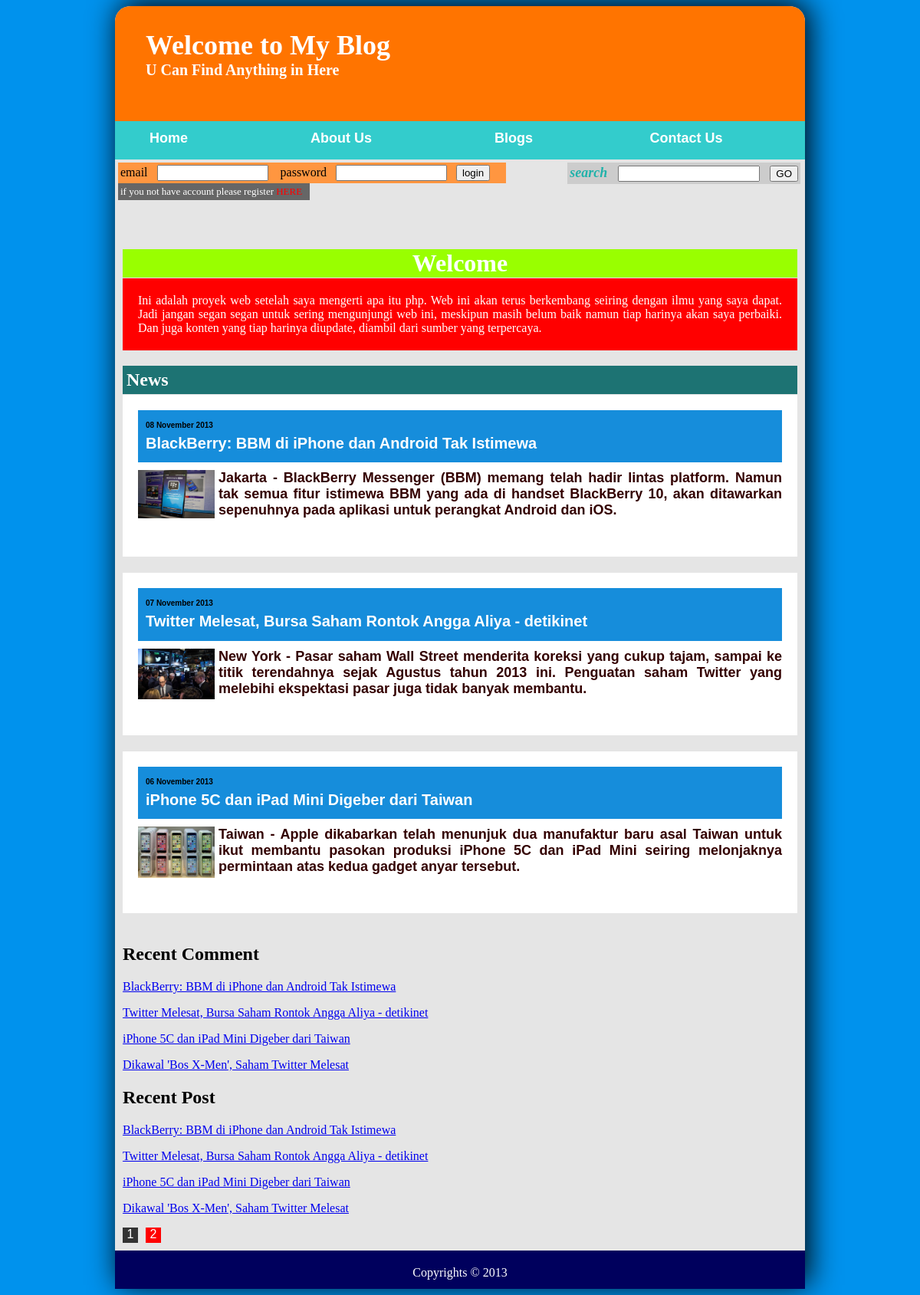
The page / on the database its author committed.
### tables this page shows
CREATE TABLE IF NOT EXISTS `news_tbl` (
  `id` int(11) NOT NULL AUTO_INCREMENT,
  `title` varchar(256) NOT NULL,
  `image` varchar(256) NOT NULL,
  `synopsis` text NOT NULL,
  `detail` text NOT NULL,
  `createdate` datetime NOT NULL,
  PRIMARY KEY (`id`)
);

### function/utility.php (called while the page is built, shortened)
<?php
	function indonesiandate($thedate){
		$hari=substr($thedate,8,2);
		$bulan=bulan(substr($thedate,5,2));
		$tahun=substr($thedate,0,4);
		$tanggal="$hari $bulan $tahun";
		return $tanggal;
		}
	function bulan($bulan){
		switch($bulan) {
			case 11 :
			$namabulan="November";
			break;
		}
		return $namabulan;
	}
?>

### function/home.php (the view)
<div class="clearfloat">
<div id="welcome">
    <h1> Welcome</h1>
    <p id="welcomeparagraf">
    Ini adalah proyek web setelah saya mengerti apa itu php. Web ini akan terus berkembang seiring dengan ilmu yang saya dapat. Jadi jangan segan segan untuk sering mengunjungi web ini, meskipun masih belum baik namun tiap harinya akan saya perbaiki. Dan juga konten yang tiap harinya diupdate, diambil dari sumber yang terpercaya. </p>
</div>
<h2 class="judulhalaman">News</h2>
<?php
$jumlah_data=3;
if (isset($_GET["page"])){
	$page_aktif=$_GET["page"]-1;
}
else{
	$page_aktif=0;
}
$awal_data=$page_aktif*$jumlah_data;
$sql="select * from news_tbl LIMIT $awal_data,$jumlah_data";
$qnews=mysql_query($sql,$GLOBALS["koneksi"]);
$rownews=mysql_fetch_array($qnews);
?>
<div id="contentleft">
<?php do {?>
<div class="newsitem">
	<div class="jadiinsatutanggaltitle">
        <h2 class="newsdate">
            <?php echo indonesiandate($rownews["createdate"]); ?>
        </h2>
        <h3 class="newstitle">
           <a href="index.php?newsdetail&id=<?php echo $rownews["id"]; ?>"><?php echo $rownews["title"]; ?></a>
        </h3>
    </div>
    <p class="newsparagraph">
    <img src="images/news/<?php echo $rownews["image"]; ?>">
    <a href="index.php?newsdetail&id=<?php echo $rownews["id"]; ?>"><?php echo $rownews["synopsis"]; ?></a>
</div>
<?php } while ($rownews=mysql_fetch_array($qnews)); ?>
</div>
<div id="contentright">
	<?php echo get_sidebar(); ?>
</div>
<?php
$sqltotal="select * from news_tbl";
$qtotal=mysql_query($sqltotal, $GLOBALS["koneksi"]);
$total_data=mysql_num_rows($qtotal);
$total_page=ceil($total_data/$jumlah_data);
?>
<?php for ($i=1;$i<=$total_page;$i++) { ?>
	<?php
	if(!isset($_GET["page"])&& $i==1){
		?>
	<span class="pagelinkactive">
		<?php echo $i; ?>
	</span>
    <?php
	}
	else{
	?>
    <?php if ($i==$_GET["page"]){ ?>
	<span class="pagelinkactive">
		<?php echo $i; ?>
	</span>
	<?php }else { ?>
	<a class="pagelink" href="index.php?page=<?php echo $i; ?>">
		<?php echo $i; ?>
	</a>
	<?php } ?>
    <?php } ?>
<?php } ?>
<br>
</div>

### index.php (shortened to what this page needs)
<?php
include("function/function.php");
include("function/utility.php");
?>
<!doctype html>
<html>
<head>
	<?php head(); ?>
</head>
<body background="black">
	<div id="wrapper">
    	<div id="header">
            <?php get_header();?>
        </div>
        <div id="nav">
        <?php get_menu(); ?>
        </div>
        <div id="content">
        <div id="membersearch" class="clearfloat">
        	<div id="member">
            	<?php if(isset($_SESSION["membername"])) { ?>
                	<strong><?php echo $_SESSION["membername"]?></strong>
                    &nbsp;
                    <a href="memberlogout.php">LOGOUT</a>
				<?php } else {?>
                <form id="loginmember" name="loginmember" method="post" action="loginmembersubmit.php">
                	email&nbsp;&nbsp;
                    <input type="email" id="membername" name="membername" size="15" required>
                    &nbsp;&nbsp;
                    password&nbsp;&nbsp;
                    <input type="password" id="memberpassword" name="memberpassword" size="15" required>
                    <input type="submit" id="loginmembersubmit" value="login">
                </form>
                <div id="registerclick">
                	if you not have account please register <a href="index.php?registermember">HERE</a>
                </div>
				<?php }?>
            </div>
            <div id="search">
            <form id="searchform" name="searchform" method="post" action="index.php?searchtext">
            search&nbsp;&nbsp;
            	<input type="text" id="searchtext" name="searchtext">
                <input type="submit" id="searchsubmit" value="GO">
            </form>
            </div>
        </div>
		<?php
			if(isset($_GET["home"])) {
				include("function/home.php");
			}
			else if (isset($_GET["about"])){
				get_about();
			}
			else if(isset($_GET["blogs"])){
				get_blogs();
			}
			else if (isset($_GET["contact"])){
				get_contact();
			}
			else if (isset($_GET["newsdetail"])){
				get_detail();
			}
			else if (isset($_GET["gallery"])){
				gallery();
			}
			else if (isset($_GET["searchtext"])){
				get_searchresult();
			}
			else if (isset($_GET["commentsubmit"])){
				get_commentsubmit();
			}
			else if (isset($_GET["registermember"])){
				get_registerform();
			}
			else if (isset($_GET["registersubmit"])){
				get_registersubmit();
			}
			else {
				include("function/home.php");
			}
		?>
        </div>
        <div id="footer">
       <?php get_footer(); ?>
        </div>
    </div>
</body>
</html>

### function/function.php (shortened to what this page needs)
<?php
	function head(){
		?>
	<link rel="stylesheet" type="text/css" href="style/style.css">
<?php
	}
?>
<?php function get_header() {?>
		<h1>Welcome to My Blog</h1>
        <h2>U Can Find Anything in Here</h2>
<?php } ?>
<?php function get_menu() {?>
	<ul>
        	<li>
            <a href="index.php?home">Home</a>
            </li>
            <li>
            <a href="index.php?about">About Us</a>
            </li>
            <li>
            <a href="index.php?blogs">Blogs</a>
            </li>
            <li>
            <a href="index.php?contact">Contact Us</a>
            </li>
        </ul>
<?php } ?>
<?php function get_footer(){ ?>
	 Copyrights &copy; 2013
<?php } ?>
<?php function get_sidebar(){ ?>
<div id="contentright">
            	<div id="recentcomment">
                	<div class="recentcomentbox">
                    <h2>Recent Comment</h2>
                    	<?php
						$koneksi=mysql_connect("localhost","root","");
							$sql="select id, title from news_tbl order by id LIMIT 0,4";
							$qrecentnews=mysql_query($sql,$koneksi);
							$rowrecentnews=mysql_fetch_array($qrecentnews);
						?>
                        <?php do {?>
                        <p class="pagerecentcomment"><a href="index.php?newsdetail&id=<?php echo $rowrecentnews["id"]; ?>"><?php echo $rowrecentnews["title"]; ?></a></p>
                        <?php } while ($rowrecentnews=mysql_fetch_array($qrecentnews)); ?>
                    </div>
                </div>
                <div id="recentpost">
                	<div class="recentpostbox">
                    <h2>Recent Post</h2>
                    	<?php
						$koneksi=mysql_connect("localhost","root","");
							$sql="select id, title from news_tbl order by id LIMIT 0,4";
							$qrecentcomment=mysql_query($sql,$koneksi);
							$recentcomment=mysql_fetch_array($qrecentcomment);
						?>
                        <?php do {?>
                        <p class="pagerecentcomment"><a href="index.php?newsdetail&id=<?php echo $recentcomment["id"]; ?>"><?php echo $recentcomment["title"]; ?></a></p>
                        <?php } while ($recentcomment=mysql_fetch_array($qrecentcomment)); ?>
                    </div>
                </div>
            </div>
<?php }?>

### style/style.css (style rules this page uses)
body { background-color:#0092ED; background-attachment:fixed; }
#wrapper { width: 900px; margin-left: auto; margin-right: auto; background-color: #e5e5e5; box-shadow: 5px -5px 39px 000; border-top-left-radius: 20px; -moz-border-left-radius: 20px; border-top-right-radius: 20px; -moz-border-right-radius: 20px; }
#wrapper #header { height:120px; background-color:#FF7400; padding-left: 40px; padding-top:30px; border-top-left-radius:20px; -moz-border-left-radius:20px; border-top-right-radius:20px; -moz-border-right-radius:20px; }
#wrapper #header h1 { margin-top:0px; margin-bottom:0px; color:#FFF; font-size:36px; font-weight:bold; }
#wrapper #header h2 { margin-top:0px; margin-bottom:0px; font-size:20px; font-weight:bold; color:#FFF; }
#wrapper #nav { height:50px; background-color:#33CCCC; overflow:hidden; }
#wrapper #nav ul { margin:0px; list-style-type:none; padding:0px; }
#wrapper #nav ul li { float: left; width: 205px; font-size: 18px; font-family: Arial, Helvetica, sans-serif; color: #933; text-align: center; line-height: 45px; height: 50px; font-weight: bold; margin-left: 20px; }
.judulhalaman { background-color: #1D7373; color: #fff; padding: 5px; clear:both; }
#wrapper #nav ul li a { text-decoration:none; width:100px; font-size:18px; font-family:Arial, Helvetica, sans-serif; color:#FFF; text-align:center; line-height:45px; height:50px; font-weight:bold; display:block; }
#loginmember { background-color: #FF9640; padding: 3px; margin-top: -6px; margin-left: -6px; }
#searchform { background-color: #CCC; padding: 3px; color: lightseagreen; font-size: 18px; font-style: oblique; font-weight: bold; margin-right: -4px; margin-top: -6px; }
#registerclick { background-color: #666; padding: 3px; color: #fff; margin-left: -6px; width: 244px; font-size: 13px; margin-bottom: 55px; }
#registerclick a { text-decoration:none; color:#F00; }
#wrapper #content { padding:10px; overflow:hidden; }
#wrapper #content #welcome h1 { margin-top: 107px; margin-bottom: 0px; color: #fff; background-color: #9F0; text-align: center; }
#welcomeparagraf { background-color: #F00; text-align: justify; color: #FFF; padding: 20px; margin-top: 1px; }
#wrapper #content p img { width:100px; height:auto; float:left; margin-right:5px; }
#wrapper #footer { height:30px; background-color:#00005D; text-align:center; padding-top:20px; color: #fff; }
.newsitem { display: block; background-color: #FFF; padding: 20px; margin-bottom: 40px; border-color: #300; margin-top: -19px; overflow:hidden; }
.jadiinsatutanggaltitle { line-height: 1.2em; display: block; background-color: #168ddb; padding: 10px; margin-bottom:10px; }
.newsdate { font-family: Georgia, arial; font-size:10px; color:#000; margin-top:0px; margin-bottom:5px; }
.newstitle { font-family: Georgia, arial; font-size:20px; font-weight:bold; color:#fff; margin-top:0px; margin-bottom:5px; }
.newstitle a { text-decoration:none; font-family: Georgia, arial; font-size:20px; font-weight:bold; color:#fff; margin-top:0px; margin-bottom:5px; }
.newsparagraph { font-family:Arial, Helvetica, sans-serif; font-size:14px; text-align:justify; margin-top:0px; margin-bottom:30px; }
.newsparagraph img { float:left; margin-right:5px; width:100px; height:auto; }
.newsparagraph a { clear:both; margin-top:20px; text-decoration:none; font-size:18px; font-weight:bold; color:#300; }
.pagelink { display:block; width:20px; height:20px; text-align:center; font-family:Arial, Helvetica, sans-serif; color:#FFF; background-color:#F00; float: left; text-decoration:none; margin-right:10px; }
.pagelinkactive { display:block; width:20px; height:20px; text-align:center; font-family:Arial, Helvetica, sans-serif; color:#FFF; background-color:#333; float: left; text-decoration:none; margin-right:10px; }
#member { width:500px; float:left; }
#search { float:right; }
.clearfloat { clear:both; }
#content h1 { clear:both; }

### rows shown on the page
news_tbl: createdate "08 November 2013", title "BlackBerry: BBM di iPhone dan Android Tak Istimewa", image (picture), synopsis "Jakarta - BlackBerry Messenger (BBM) memang telah hadir lintas platform. Namun tak semua fitur istimewa BBM yang ada di handset BlackBerry 10, akan ditawarkan sepenuhnya pada aplikasi untuk perangkat Android dan iOS."
news_tbl: createdate "07 November 2013", title "Twitter Melesat, Bursa Saham Rontok Angga Aliya - detikinet", image (picture), synopsis "New York - Pasar saham Wall Street menderita koreksi yang cukup tajam, sampai ke titik terendahnya sejak Agustus tahun 2013 ini. Penguatan saham Twitter yang melebihi ekspektasi pasar juga tidak banyak membantu."
news_tbl: createdate "06 November 2013", title "iPhone 5C dan iPad Mini Digeber dari Taiwan", image (picture), synopsis "Taiwan - Apple dikabarkan telah menunjuk dua manufaktur baru asal Taiwan untuk ikut membantu pasokan produksi iPhone 5C dan iPad Mini seiring melonjaknya permintaan atas kedua gadget anyar tersebut."
news_tbl: title "Dikawal 'Bos X-Men', Saham Twitter Melesat"
